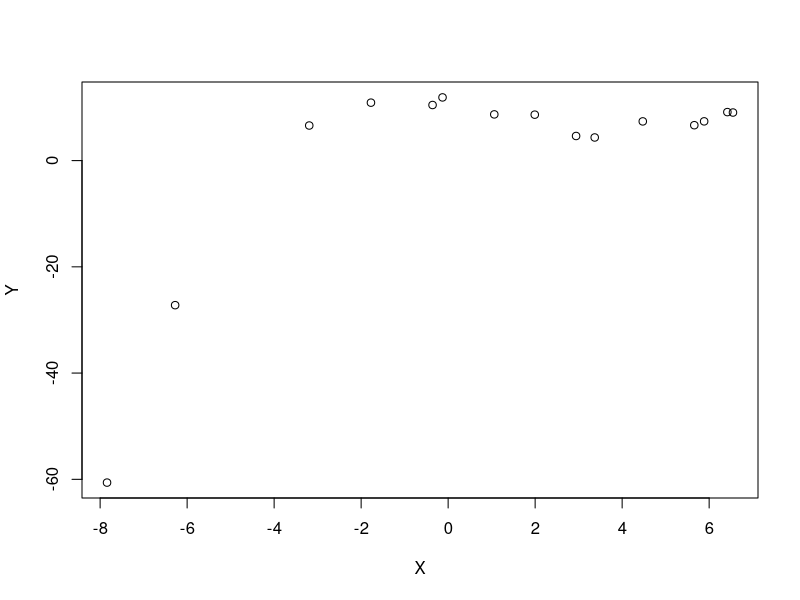

R code for this plot:
# Title     : TP2 | ML
# Objective : Regression polynomiale
# Created by: Hamza HRAMCHI
# Created on: 30/09/2020

# ------ 1st part ------
generate <- function (n) {
  set.seed(0)
  bruit <- rnorm(15, 0.5);
  x <- runif(n, -10, 10)
  y <- (0.1*x^3 - 0.5*x^2 - x + 10) + bruit;
  return (matrix(c(x, y), nrow = n, ncol = 2))
}
generate(15)
plot(generate(15), xlab = "X", ylab = "Y")

# ------ 2nd part ------